Frame 1 (no input): blank canvas, image omitted
Frame 60 (the mouse pressed at the canvas centre just before this capture): blank canvas, image omitted
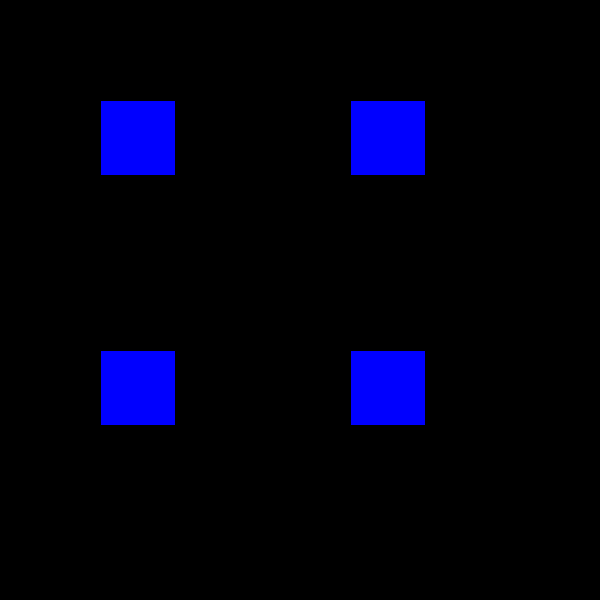
Frame 120 (the mouse held since frame 60 and released just before this capture)

The Processing sketch whose frames 1 and 60 were blank and that drew this single picture after the mouse press (run headless with seeded random() and noise(); from frame 60 on, the mouse is pressed at the canvas centre):

// Processing sketch: processing_20251
// ── processing_20251.pde

//RULES:
//Left and right keys must change the rotation
//Mouse movement must have an effect on size of shapes (x) 
//Mouse movement must change color (y)

float rotation = 0;

void setup(){
 size (600, 600);
background (0); 
  
}

void draw(){
  background (0);
  
 //The movement of the mouse on the Y axis controls the color change of the different squares
   fill(255, 0, 0); 
   
  if(mouseY > 100) {
   fill(255, 0, 230); 
  }
  if(mouseY > 200) {
   fill(0, 0, 255); 
  }
  if(mouseY > 300) {
   fill(0, 255, 255); 
  }
  if(mouseY > 400) {
   fill(0, 255, 30); 
  }
  if(mouseY > 500) {
   fill(255, 255, 0); 
  }
  
  
  //For the squares:
       //Upper is the higher squares in the middle section
       //Lower is the lower squares in the middle section
       //Top, bottom, left, and ride are the respective areas of the background
  
  //The pushMatrix and popMatrix make it so that each section of code is individual
  //This allows each square to rotate on its own axis
  //The map allows for the mouse to control the square size when moves along the X axis
  
  //square top left
   pushMatrix();
   translate(175, -75);
  rotate (rotation);
  smooth();
     float rect1 = map(mouseX, 0, width, 0, 150);
for(int i=0; i<rect1; i++){
rect (-75, -75, rect1, rect1);
}
  popMatrix();
  //square top right
  pushMatrix();
 translate(425, -75);
 rotate(rotation);
 smooth();
    float rect2 = map(mouseX, 0, width, 5, 150);
for(int i=0; i<rect1; i++){
rect (-75, -75, rect1, rect1);
}
 popMatrix();
 //square upper left
  pushMatrix();
   translate(175, 175);
  rotate (rotation);
  smooth();
    float rect3 = map(mouseX, 0, width, 5, 150);
for(int i=0; i<rect1; i++){
rect (-75, -75, rect1, rect1);
}
  popMatrix();
  //square upper right
  pushMatrix();
 translate(425, 175);
 rotate(rotation);
 smooth();
     float rect4 = map(mouseX, 0, width, 5, 150);
for(int i=0; i<rect1; i++){
rect (-75, -75, rect1, rect1);
}
 popMatrix();
 //square lower left
 pushMatrix();
 translate(175, 425);
 rotate(rotation);
 smooth();
     float rect5 = map(mouseX, 0, width, 5, 150);
for(int i=0; i<rect1; i++){
rect (-75, -75, rect1, rect1);
}
  popMatrix();
 //square lower right
 pushMatrix();
 translate(425, 425);
 rotate(rotation);
 smooth();
     float rect6 = map(mouseX, 0, width, 5, 150);
for(int i=0; i<rect1; i++){
rect (-75, -75, rect1, rect1);
}
  popMatrix();
  //square bottom left
   pushMatrix();
 translate(175, 675);
 rotate(rotation);
 smooth();
     float rect7 = map(mouseX, 0, width, 5, 150);
for(int i=0; i<rect1; i++){
rect (-75, -75, rect1, rect1);
}
  popMatrix();
 //square bottom right
 pushMatrix();
 translate(425, 675);
 rotate(rotation);
 smooth();
     float rect8 = map(mouseX, 0, width, 5, 150);
for(int i=0; i<rect1; i++){
rect (-75, -75, rect1, rect1);
}
  popMatrix();
  //square left top
   pushMatrix();
 translate(-75, 175);
 rotate(rotation);
 smooth();
     float rect9 = map(mouseX, 0, width, 5, 150);
for(int i=0; i<rect1; i++){
rect (-75, -75, rect1, rect1);
}
  popMatrix();
 //square left bottom
 pushMatrix();
 translate(-75, 425);
 rotate(rotation);
 smooth();
     float rect10 = map(mouseX, 0, width, 5, 150);
for(int i=0; i<rect1; i++){
rect (-75, -75, rect1, rect1);
}
  popMatrix();
   //square right top
  pushMatrix();
 translate(675, 175);
 rotate(rotation);
 smooth();
     float rect11 = map(mouseX, 0, width, 5, 150);
for(int i=0; i<rect1; i++){
rect (-75, -75, rect1, rect1);
}
 popMatrix();
    //square right bottom
  pushMatrix();
 translate(675, 425);
 rotate(rotation);
 smooth();
     float rect12 = map(mouseX, 0, width, 5, 150);
for(int i=0; i<rect1; i++){
rect (-75, -75, rect1, rect1);
}
 popMatrix();
  
}

  //This creates the keypressed code in order to give a value to the rotation
  
  void keyPressed() {
  if (key == CODED) {
    if (keyCode == LEFT) {
      rotation = rotation+.1;
    } else if (keyCode == RIGHT) {
      rotation = rotation-.1;
    } 
  } else {
    rotation = 0;
  }
}                                               
